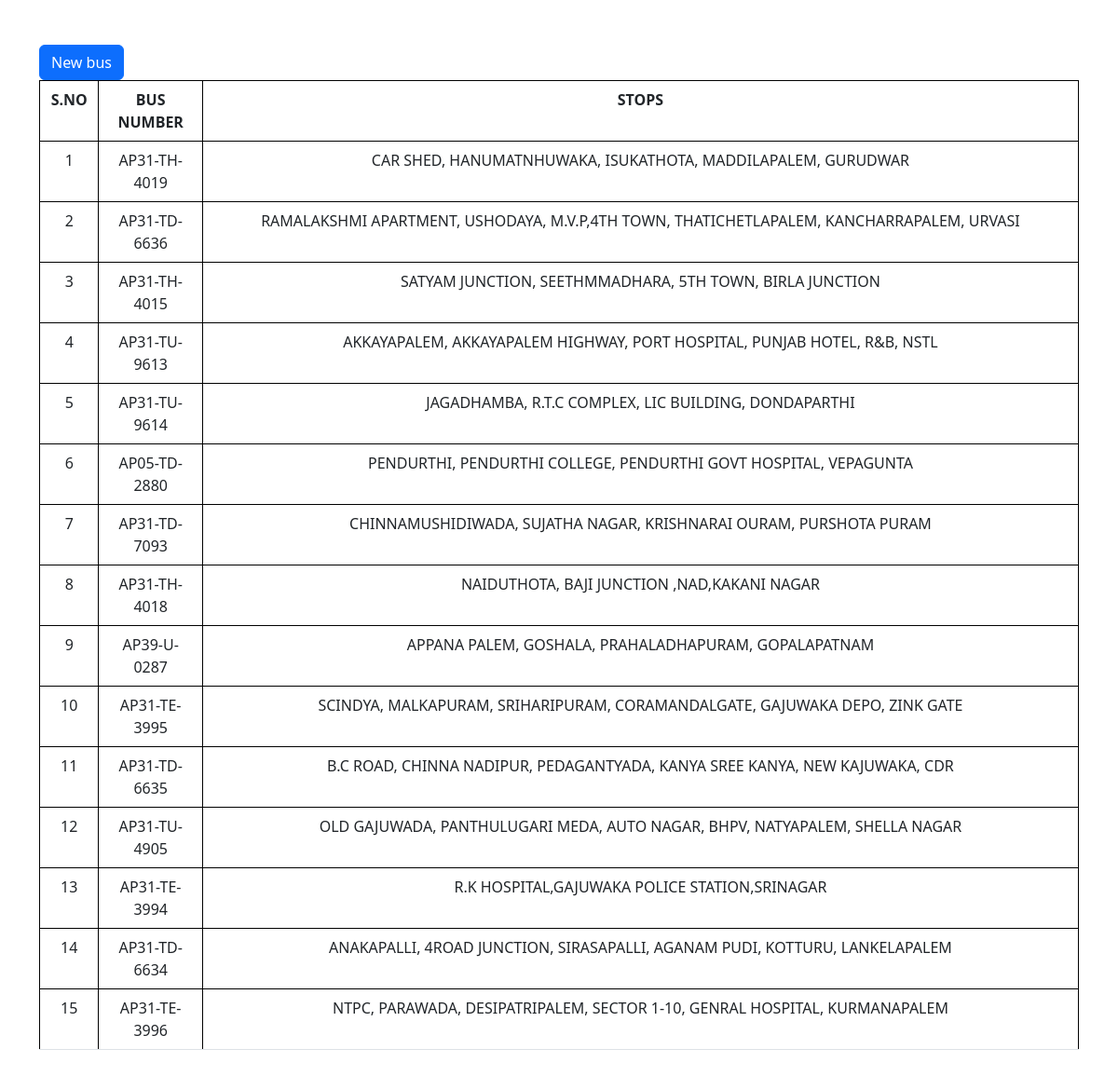
The app's page /viewstudentscontent.php with its own data.
### tables this page shows
CREATE TABLE `view` (
  `S_NO` int(11) NOT NULL,
  `BUS_NUMBER` varchar(50) NOT NULL,
  `BOARDING_TIME` varchar(10) NOT NULL,
  `BUS_DRIVER` varchar(100) NOT NULL,
  `CONTACT_NUMBER` varchar(10) NOT NULL,
  `STOPS` text NOT NULL,
  `NO_OF_PASSENGERS` int(11) NOT NULL,
  `MILEAGE` varchar(100) NOT NULL,
  `PERMIT_DUE_DATE` varchar(10) NOT NULL,
  `INSURANCE_DUE_DATE` varchar(10) NOT NULL,
  `STARTING_POINT` varchar(50) NOT NULL,
  `FEE` varchar(40) NOT NULL,
  `EXPECTED_INCOME` varchar(255) NOT NULL,
  `TOTAL_INCOME` varchar(255) NOT NULL,
  `RECURRING_EXPENDIATURE` varchar(255) NOT NULL,
  `CORRECTIVE_MAINTAINANCE` varchar(255) NOT NULL,
  `PREVENTIVE_MAINTAINANCE` varchar(255) NOT NULL,
  `EMPLOYEES_SALARY` varchar(255) NOT NULL,
  `TAXES` varchar(255) NOT NULL,
  `PROFIT` varchar(255) NOT NULL,
  `DATE` varchar(255) NOT NULL,
  `col1` varchar(255) NOT NULL,
  `col2` varchar(255) NOT NULL,
  `col3` varchar(255) NOT NULL,
  `col4` varchar(255) NOT NULL,
  `col5` varchar(255) NOT NULL
);

### viewstudentscontent.php (the view, shortened to what this page needs)
<!DOCTYPE html>
<html lang="en">
<head>
    <link rel="stylesheet" href="https://cdn.jsdelivr.net/npm/bootstrap@5.3.0-alpha1/dist/css/bootstrap.min.css">
	</head>
<body>
	<div class="view1" >
<body>
<div class="container my-5">
    <a class="btn btn-primary" href="/Transport-project/create.php" role="button">New bus</a>
    <br>
    <table class="table" style="width:100%;  text-align: center;">
    <thread>
    <tr>
  	<th>S.NO</th>
    <th style="width:10%">BUS NUMBER</th>
    <th>STOPS</th>
  </tr>
</thread>
<tbody>
    <?php
     $servername = "localhost";
     $username = "root";
     $password = "";
     $database = "transport-project";
     $connection = new mysqli($servername, $username, $password, $database);
     $sql="SELECT * From view";
     $result= $connection->query($sql);
     while($row=$result->fetch_assoc())
     {
        echo "
        <tr>
    <td>$row[S_NO]</td>
    <td>$row[BUS_NUMBER]</td>
    <td>$row[STOPS]</td>
    </tr>
        ";
     }
     ?>
</div>
</body>
</html>

### viewstudentscontent.php (style rules this page uses)
table, th, td { border:1px solid black; }

### records on screen
view: S_NO "1", BUS_NUMBER "AP31-TH-4019", STOPS "CAR SHED, HANUMATNHUWAKA, ISUKATHOTA, MADDILAPALEM, GURUDWAR"
view: S_NO "2", BUS_NUMBER "AP31-TD-6636", STOPS "RAMALAKSHMI APARTMENT, USHODAYA, M.V.P,4TH TOWN, THATICHETLAPALEM, KANCHARRAPALEM, URVASI"
view: S_NO "3", BUS_NUMBER "AP31-TH-4015", STOPS "SATYAM JUNCTION, SEETHMMADHARA, 5TH TOWN, BIRLA JUNCTION"
view: S_NO "4", BUS_NUMBER "AP31-TU-9613", STOPS "AKKAYAPALEM, AKKAYAPALEM HIGHWAY, PORT HOSPITAL, PUNJAB HOTEL, R&B, NSTL"
view: S_NO "5", BUS_NUMBER "AP31-TU-9614", STOPS "JAGADHAMBA, R.T.C COMPLEX, LIC BUILDING, DONDAPARTHI"
view: S_NO "6", BUS_NUMBER "AP05-TD-2880", STOPS "PENDURTHI, PENDURTHI COLLEGE, PENDURTHI GOVT HOSPITAL, VEPAGUNTA"
view: S_NO "7", BUS_NUMBER "AP31-TD-7093", STOPS "CHINNAMUSHIDIWADA, SUJATHA NAGAR, KRISHNARAI OURAM, PURSHOTA PURAM"
view: S_NO "8", BUS_NUMBER "AP31-TH-4018", STOPS "NAIDUTHOTA, BAJI JUNCTION ,NAD,KAKANI NAGAR"
view: S_NO "9", BUS_NUMBER "AP39-U-0287", STOPS "APPANA PALEM, GOSHALA, PRAHALADHAPURAM, GOPALAPATNAM"
view: S_NO "10", BUS_NUMBER "AP31-TE-3995", STOPS "SCINDYA, MALKAPURAM, SRIHARIPURAM, CORAMANDALGATE, GAJUWAKA DEPO, ZINK GATE"
view: S_NO "11", BUS_NUMBER "AP31-TD-6635", STOPS "B.C ROAD, CHINNA NADIPUR, PEDAGANTYADA, KANYA SREE KANYA, NEW KAJUWAKA, CDR"
view: S_NO "12", BUS_NUMBER "AP31-TU-4905", STOPS "OLD GAJUWADA, PANTHULUGARI MEDA, AUTO NAGAR, BHPV, NATYAPALEM, SHELLA NAGAR"
view: S_NO "13", BUS_NUMBER "AP31-TE-3994", STOPS "R.K HOSPITAL,GAJUWAKA POLICE STATION,SRINAGAR"
view: S_NO "14", BUS_NUMBER "AP31-TD-6634", STOPS "ANAKAPALLI, 4ROAD JUNCTION, SIRASAPALLI, AGANAM PUDI, KOTTURU, LANKELAPALEM"
view: S_NO "15", BUS_NUMBER "AP31-TE-3996", STOPS "NTPC, PARAWADA, DESIPATRIPALEM, SECTOR 1-10, GENRAL HOSPITAL, KURMANAPALEM"
